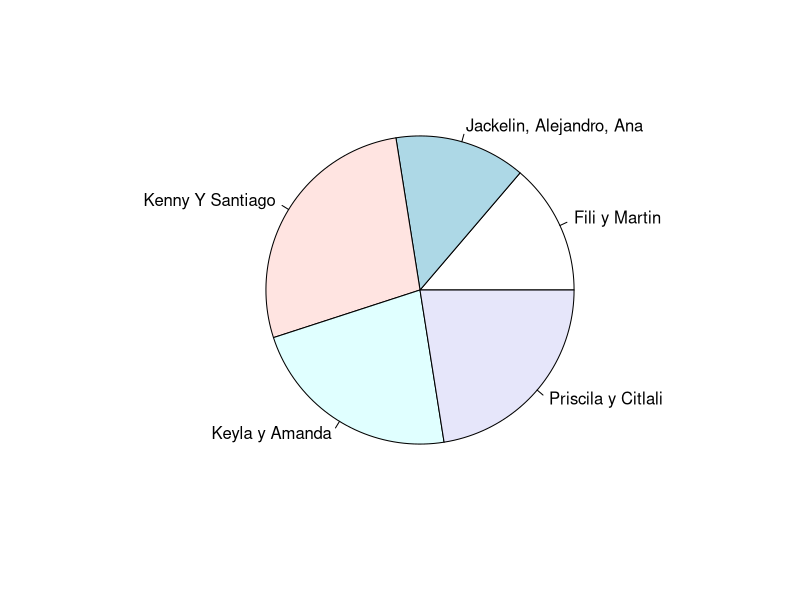
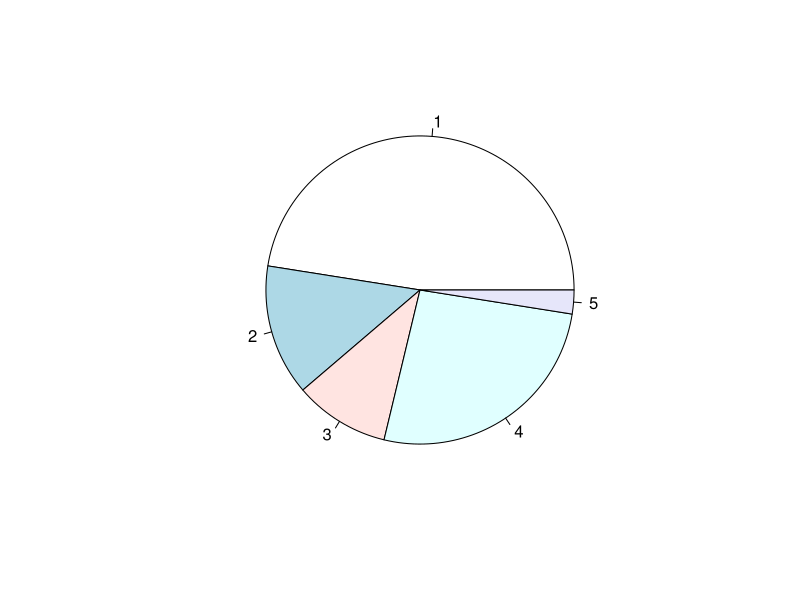

R code for these plots, in order:
# MAGT
# Importar encuesta

Enc1 <- read.csv("Encuesta_codificada.csv", header=T)

# convertir variables a factores
Enc1$Entrev <- as.factor(Enc1$Entrev)
levels(Enc1$Entrev) # revisar si son factores

Enc1$Genero <- as.factor(Enc1$Genero)
levels(Enc1$Genero)
Enc1$Carrera <- as.factor(Enc1$Carrera)
levels(Enc1$Carrera)
Enc1$Semestre <- as.factor(Enc1$Semestre)
levels(Enc1$Semestre)

#  Función para transformar caracteres a fechas

library(lubridate)
# Enc1$Fecha <- as_date(Enc1$Fecha) #Pendiente de arreglar

# ¿Cuál fue el porcentaje de entrevistados por género?
gen <- table(Enc1$Genero)
round(gen/length(Enc1$Genero)*100,1)

# ¿Qué equipo entrevistador tuvo más encuestas?

ent <- table(Enc1$Entrev)
prop.table(ent)*100
pie(prop.table(ent)*100)

# ¿Cuál es el porcentaje de alumnos entrevistados por carrera?

table(Enc1$Carrera)
car <- table(Enc1$Carrera)
prop.table(car)*100

# ¿Cuántos alumnos participaron por semestre?

sem <- table(Enc1$Semestre)
prop.table(sem)*100

# ¿Cuál es el rango de edad de los participantes?
range(Enc1$Edad)

# ¿Cómo te entersaste de la facultad?

conFCF <- table(Enc1$oi_1)
prop.table(conFCF)*100
pie(prop.table(conFCF)*100)

# ¿Fué tu primera opción la FCF?
op <- table(Enc1$oi_2)
prop.table(op)*100

# ¿Presentaste en otra facultad?
of <- table(Enc1$oi_2a)
prop.table(of)*100
